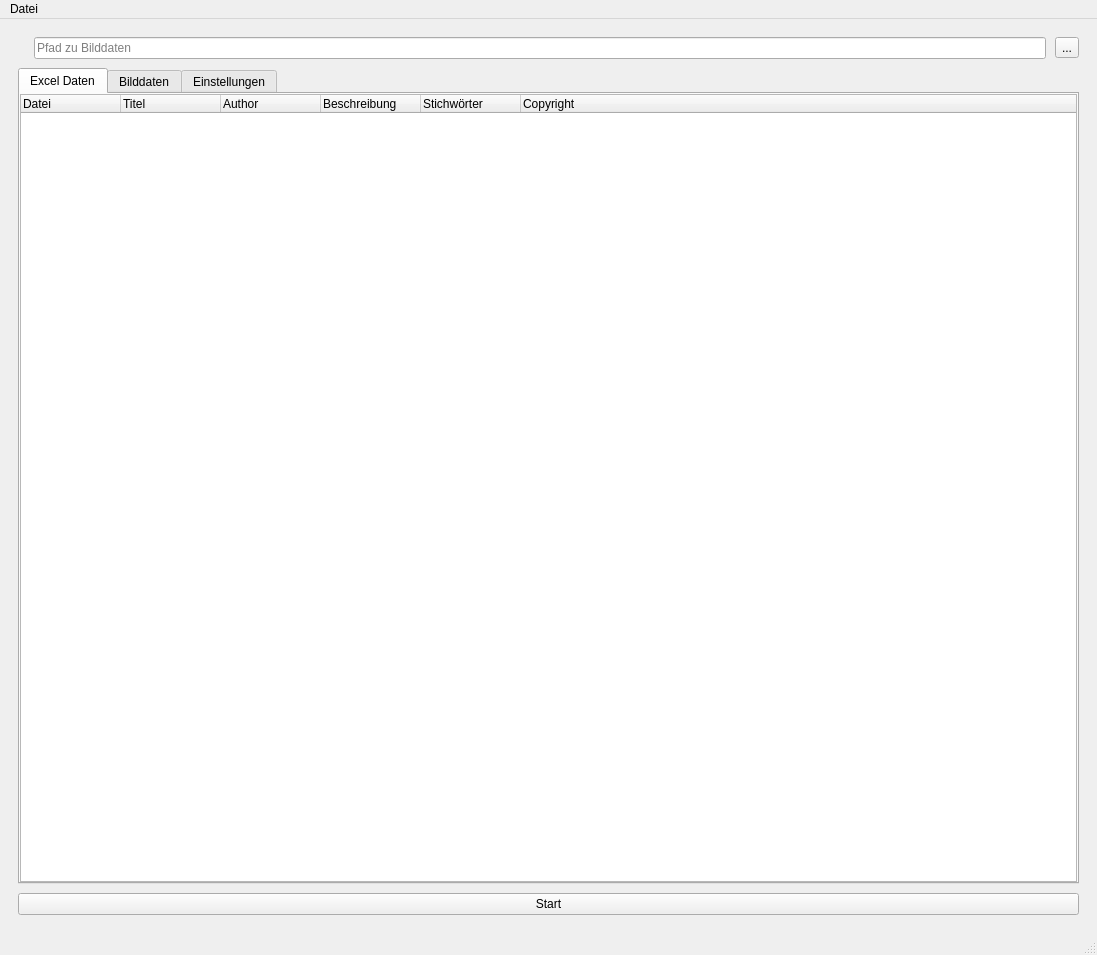
<?xml version="1.0" encoding="UTF-8"?>
<ui version="4.0">
 <class>MainWindow</class>
 <widget class="QMainWindow" name="MainWindow">
  <property name="geometry">
   <rect>
    <x>0</x>
    <y>0</y>
    <width>1097</width>
    <height>955</height>
   </rect>
  </property>
  <property name="windowTitle">
   <string>MainWindow</string>
  </property>
  <widget class="QWidget" name="centralwidget">
   <layout class="QVBoxLayout" name="verticalLayout_2">
    <item>
     <layout class="QVBoxLayout" name="centralLayout">
      <property name="spacing">
       <number>9</number>
      </property>
      <property name="leftMargin">
       <number>9</number>
      </property>
      <property name="topMargin">
       <number>9</number>
      </property>
      <property name="rightMargin">
       <number>9</number>
      </property>
      <property name="bottomMargin">
       <number>9</number>
      </property>
      <item>
       <layout class="QHBoxLayout" name="imgLayout">
        <item>
         <widget class="QLabel" name="imgLabel">
          <property name="maximumSize">
           <size>
            <width>35</width>
            <height>40</height>
           </size>
          </property>
          <property name="text">
           <string/>
          </property>
          <property name="pixmap">
           <pixmap>:/type/img.png</pixmap>
          </property>
          <property name="scaledContents">
           <bool>true</bool>
          </property>
         </widget>
        </item>
        <item>
         <widget class="QLineEdit" name="imgLineEdit">
          <property name="placeholderText">
           <string>Pfad zu Bilddaten</string>
          </property>
         </widget>
        </item>
        <item>
         <widget class="QToolButton" name="imgBtn">
          <property name="text">
           <string>...</string>
          </property>
         </widget>
        </item>
       </layout>
      </item>
      <item>
       <widget class="QTabWidget" name="tabWidget">
        <property name="currentIndex">
         <number>0</number>
        </property>
        <widget class="QWidget" name="excelTab">
         <attribute name="title">
          <string>Excel Daten</string>
         </attribute>
         <layout class="QVBoxLayout" name="verticalLayout">
          <property name="leftMargin">
           <number>0</number>
          </property>
          <property name="topMargin">
           <number>0</number>
          </property>
          <property name="rightMargin">
           <number>0</number>
          </property>
          <property name="bottomMargin">
           <number>0</number>
          </property>
          <item>
           <widget class="QTreeWidget" name="treeWidget">
            <column>
             <property name="text">
              <string>Datei</string>
             </property>
            </column>
            <column>
             <property name="text">
              <string>Titel</string>
             </property>
            </column>
            <column>
             <property name="text">
              <string>Author</string>
             </property>
            </column>
            <column>
             <property name="text">
              <string>Beschreibung</string>
             </property>
            </column>
            <column>
             <property name="text">
              <string>Stichwörter</string>
             </property>
            </column>
            <column>
             <property name="text">
              <string>Copyright</string>
             </property>
            </column>
           </widget>
          </item>
         </layout>
        </widget>
        <widget class="QWidget" name="imgTab">
         <attribute name="title">
          <string>Bilddaten</string>
         </attribute>
         <layout class="QVBoxLayout" name="verticalLayout_3">
          <property name="leftMargin">
           <number>0</number>
          </property>
          <property name="topMargin">
           <number>0</number>
          </property>
          <property name="rightMargin">
           <number>0</number>
          </property>
          <property name="bottomMargin">
           <number>0</number>
          </property>
          <item>
           <widget class="QTreeWidget" name="treeWidgetImg">
            <column>
             <property name="text">
              <string>Datei</string>
             </property>
            </column>
            <column>
             <property name="text">
              <string>Ergebnis</string>
             </property>
            </column>
           </widget>
          </item>
         </layout>
        </widget>
        <widget class="QWidget" name="tab">
         <attribute name="title">
          <string>Einstellungen</string>
         </attribute>
         <layout class="QVBoxLayout" name="verticalLayout_4">
          <item>
           <widget class="QGroupBox" name="groupBox">
            <property name="sizePolicy">
             <sizepolicy hsizetype="Preferred" vsizetype="Preferred">
              <horstretch>0</horstretch>
              <verstretch>10</verstretch>
             </sizepolicy>
            </property>
            <property name="font">
             <font>
              <weight>75</weight>
              <bold>true</bold>
             </font>
            </property>
            <property name="title">
             <string>Excel Tabellenzuordnungen</string>
            </property>
            <property name="alignment">
             <set>Qt::AlignCenter</set>
            </property>
            <layout class="QVBoxLayout" name="verticalLayout_5">
             <property name="spacing">
              <number>4</number>
             </property>
             <property name="leftMargin">
              <number>13</number>
             </property>
             <property name="topMargin">
              <number>4</number>
             </property>
             <property name="rightMargin">
              <number>13</number>
             </property>
             <property name="bottomMargin">
              <number>4</number>
             </property>
             <item>
              <widget class="QLabel" name="excelDesc">
               <property name="sizePolicy">
                <sizepolicy hsizetype="Preferred" vsizetype="Preferred">
                 <horstretch>0</horstretch>
                 <verstretch>1</verstretch>
                </sizepolicy>
               </property>
               <property name="font">
                <font>
                 <weight>50</weight>
                 <bold>false</bold>
                </font>
               </property>
               <property name="text">
                <string>Legt fest welche Spalte der Tabelle für die entsprechenden Metadaten verwendet wird.</string>
               </property>
               <property name="wordWrap">
                <bool>true</bool>
               </property>
              </widget>
             </item>
             <item>
              <widget class="QWidget" name="settings" native="true">
               <property name="sizePolicy">
                <sizepolicy hsizetype="Preferred" vsizetype="Preferred">
                 <horstretch>0</horstretch>
                 <verstretch>10</verstretch>
                </sizepolicy>
               </property>
               <property name="font">
                <font>
                 <weight>50</weight>
                 <bold>false</bold>
                </font>
               </property>
               <layout class="QVBoxLayout" name="verticalLayout_7">
                <property name="spacing">
                 <number>0</number>
                </property>
                <property name="leftMargin">
                 <number>0</number>
                </property>
                <property name="topMargin">
                 <number>0</number>
                </property>
                <property name="rightMargin">
                 <number>0</number>
                </property>
                <property name="bottomMargin">
                 <number>0</number>
                </property>
                <item>
                 <layout class="QGridLayout" name="gridLayout" rowstretch="2,2,2,2,2,2">
                  <property name="leftMargin">
                   <number>0</number>
                  </property>
                  <property name="topMargin">
                   <number>9</number>
                  </property>
                  <property name="bottomMargin">
                   <number>9</number>
                  </property>
                  <property name="horizontalSpacing">
                   <number>9</number>
                  </property>
                  <property name="verticalSpacing">
                   <number>10</number>
                  </property>
                  <item row="5" column="2">
                   <widget class="QSpinBox" name="rightBox">
                    <property name="maximum">
                     <number>999</number>
                    </property>
                   </widget>
                  </item>
                  <item row="4" column="2">
                   <widget class="QSpinBox" name="keyBox">
                    <property name="maximum">
                     <number>999</number>
                    </property>
                   </widget>
                  </item>
                  <item row="3" column="2">
                   <widget class="QSpinBox" name="descBox">
                    <property name="maximum">
                     <number>999</number>
                    </property>
                   </widget>
                  </item>
                  <item row="1" column="3">
                   <widget class="QLabel" name="titleDesc">
                    <property name="sizePolicy">
                     <sizepolicy hsizetype="Preferred" vsizetype="Preferred">
                      <horstretch>10</horstretch>
                      <verstretch>0</verstretch>
                     </sizepolicy>
                    </property>
                    <property name="text">
                     <string>Beschreibung</string>
                    </property>
                    <property name="wordWrap">
                     <bool>true</bool>
                    </property>
                   </widget>
                  </item>
                  <item row="4" column="1">
                   <widget class="QLineEdit" name="keyInput">
                    <property name="maximumSize">
                     <size>
                      <width>50</width>
                      <height>16777215</height>
                     </size>
                    </property>
                   </widget>
                  </item>
                  <item row="2" column="1">
                   <widget class="QLineEdit" name="authorInput">
                    <property name="maximumSize">
                     <size>
                      <width>50</width>
                      <height>16777215</height>
                     </size>
                    </property>
                   </widget>
                  </item>
                  <item row="5" column="0">
                   <widget class="QLabel" name="rightLabel">
                    <property name="font">
                     <font>
                      <weight>75</weight>
                      <bold>true</bold>
                     </font>
                    </property>
                    <property name="text">
                     <string>Copyright</string>
                    </property>
                   </widget>
                  </item>
                  <item row="1" column="0">
                   <widget class="QLabel" name="titleLabel">
                    <property name="font">
                     <font>
                      <weight>75</weight>
                      <bold>true</bold>
                     </font>
                    </property>
                    <property name="text">
                     <string>Titel</string>
                    </property>
                   </widget>
                  </item>
                  <item row="2" column="0">
                   <widget class="QLabel" name="authorLabel">
                    <property name="font">
                     <font>
                      <weight>75</weight>
                      <bold>true</bold>
                     </font>
                    </property>
                    <property name="text">
                     <string>Author</string>
                    </property>
                   </widget>
                  </item>
                  <item row="0" column="3">
                   <widget class="QLabel" name="fileDesc">
                    <property name="sizePolicy">
                     <sizepolicy hsizetype="Preferred" vsizetype="Preferred">
                      <horstretch>10</horstretch>
                      <verstretch>0</verstretch>
                     </sizepolicy>
                    </property>
                    <property name="text">
                     <string>Beschreibung</string>
                    </property>
                    <property name="wordWrap">
                     <bool>true</bool>
                    </property>
                   </widget>
                  </item>
                  <item row="4" column="3">
                   <widget class="QLabel" name="keyDesc">
                    <property name="sizePolicy">
                     <sizepolicy hsizetype="Preferred" vsizetype="Preferred">
                      <horstretch>10</horstretch>
                      <verstretch>0</verstretch>
                     </sizepolicy>
                    </property>
                    <property name="text">
                     <string>Beschreibung</string>
                    </property>
                    <property name="wordWrap">
                     <bool>true</bool>
                    </property>
                   </widget>
                  </item>
                  <item row="3" column="0">
                   <widget class="QLabel" name="descLabel">
                    <property name="font">
                     <font>
                      <weight>75</weight>
                      <bold>true</bold>
                     </font>
                    </property>
                    <property name="text">
                     <string>Beschreibung</string>
                    </property>
                   </widget>
                  </item>
                  <item row="0" column="0">
                   <widget class="QLabel" name="fileLabel">
                    <property name="font">
                     <font>
                      <weight>75</weight>
                      <bold>true</bold>
                     </font>
                    </property>
                    <property name="text">
                     <string>Datei</string>
                    </property>
                   </widget>
                  </item>
                  <item row="3" column="1">
                   <widget class="QLineEdit" name="descInput">
                    <property name="maximumSize">
                     <size>
                      <width>50</width>
                      <height>16777215</height>
                     </size>
                    </property>
                   </widget>
                  </item>
                  <item row="4" column="0">
                   <widget class="QLabel" name="keyLabel">
                    <property name="font">
                     <font>
                      <weight>75</weight>
                      <bold>true</bold>
                     </font>
                    </property>
                    <property name="text">
                     <string>Stichwörter</string>
                    </property>
                   </widget>
                  </item>
                  <item row="5" column="1">
                   <widget class="QLineEdit" name="rightInput">
                    <property name="maximumSize">
                     <size>
                      <width>50</width>
                      <height>16777215</height>
                     </size>
                    </property>
                   </widget>
                  </item>
                  <item row="2" column="2">
                   <widget class="QSpinBox" name="authorBox">
                    <property name="maximum">
                     <number>999</number>
                    </property>
                   </widget>
                  </item>
                  <item row="3" column="3">
                   <widget class="QLabel" name="descDesc">
                    <property name="sizePolicy">
                     <sizepolicy hsizetype="Preferred" vsizetype="Preferred">
                      <horstretch>10</horstretch>
                      <verstretch>0</verstretch>
                     </sizepolicy>
                    </property>
                    <property name="text">
                     <string>Beschreibung</string>
                    </property>
                    <property name="wordWrap">
                     <bool>true</bool>
                    </property>
                   </widget>
                  </item>
                  <item row="2" column="3">
                   <widget class="QLabel" name="authorDesc">
                    <property name="sizePolicy">
                     <sizepolicy hsizetype="Preferred" vsizetype="Preferred">
                      <horstretch>10</horstretch>
                      <verstretch>0</verstretch>
                     </sizepolicy>
                    </property>
                    <property name="text">
                     <string>Beschreibung</string>
                    </property>
                    <property name="wordWrap">
                     <bool>true</bool>
                    </property>
                   </widget>
                  </item>
                  <item row="0" column="1">
                   <widget class="QLineEdit" name="fileInput">
                    <property name="maximumSize">
                     <size>
                      <width>50</width>
                      <height>16777215</height>
                     </size>
                    </property>
                   </widget>
                  </item>
                  <item row="1" column="1">
                   <widget class="QLineEdit" name="titleInput">
                    <property name="maximumSize">
                     <size>
                      <width>50</width>
                      <height>16777215</height>
                     </size>
                    </property>
                   </widget>
                  </item>
                  <item row="5" column="3">
                   <widget class="QLabel" name="rightDesc">
                    <property name="sizePolicy">
                     <sizepolicy hsizetype="Preferred" vsizetype="Preferred">
                      <horstretch>10</horstretch>
                      <verstretch>0</verstretch>
                     </sizepolicy>
                    </property>
                    <property name="text">
                     <string>Beschreibung</string>
                    </property>
                    <property name="wordWrap">
                     <bool>true</bool>
                    </property>
                   </widget>
                  </item>
                  <item row="1" column="2">
                   <widget class="QSpinBox" name="titleBox">
                    <property name="maximum">
                     <number>999</number>
                    </property>
                   </widget>
                  </item>
                  <item row="0" column="2">
                   <widget class="QSpinBox" name="fileBox">
                    <property name="maximum">
                     <number>999</number>
                    </property>
                   </widget>
                  </item>
                 </layout>
                </item>
               </layout>
              </widget>
             </item>
             <item>
              <layout class="QHBoxLayout" name="btnLayout">
               <property name="spacing">
                <number>9</number>
               </property>
               <property name="leftMargin">
                <number>0</number>
               </property>
               <property name="topMargin">
                <number>9</number>
               </property>
               <property name="rightMargin">
                <number>0</number>
               </property>
               <property name="bottomMargin">
                <number>9</number>
               </property>
               <item>
                <spacer name="horizontalSpacer_2">
                 <property name="orientation">
                  <enum>Qt::Horizontal</enum>
                 </property>
                 <property name="sizeHint" stdset="0">
                  <size>
                   <width>40</width>
                   <height>20</height>
                  </size>
                 </property>
                </spacer>
               </item>
               <item>
                <widget class="QPushButton" name="restoreBtn">
                 <property name="font">
                  <font>
                   <weight>50</weight>
                   <bold>false</bold>
                  </font>
                 </property>
                 <property name="text">
                  <string>PushButton</string>
                 </property>
                </widget>
               </item>
               <item>
                <spacer name="horizontalSpacer">
                 <property name="orientation">
                  <enum>Qt::Horizontal</enum>
                 </property>
                 <property name="sizeHint" stdset="0">
                  <size>
                   <width>40</width>
                   <height>20</height>
                  </size>
                 </property>
                </spacer>
               </item>
              </layout>
             </item>
            </layout>
           </widget>
          </item>
          <item>
           <widget class="QGroupBox" name="nameBox">
            <property name="font">
             <font>
              <weight>75</weight>
              <bold>true</bold>
             </font>
            </property>
            <property name="title">
             <string>Datei-Tabellen Zordnung</string>
            </property>
            <property name="alignment">
             <set>Qt::AlignCenter</set>
            </property>
            <property name="checkable">
             <bool>false</bool>
            </property>
            <property name="checked">
             <bool>false</bool>
            </property>
            <layout class="QVBoxLayout" name="verticalLayout_9">
             <property name="spacing">
              <number>4</number>
             </property>
             <property name="leftMargin">
              <number>13</number>
             </property>
             <property name="topMargin">
              <number>4</number>
             </property>
             <property name="rightMargin">
              <number>13</number>
             </property>
             <property name="bottomMargin">
              <number>4</number>
             </property>
             <item>
              <widget class="QWidget" name="nameSettings" native="true">
               <property name="font">
                <font>
                 <weight>50</weight>
                 <bold>false</bold>
                </font>
               </property>
               <layout class="QGridLayout" name="gridLayout_3">
                <item row="0" column="1">
                 <widget class="QLineEdit" name="ignoreInput">
                  <property name="text">
                   <string>_VERSO?$;_RECTO?$</string>
                  </property>
                 </widget>
                </item>
                <item row="0" column="3">
                 <widget class="QLabel" name="ignoreDesc">
                  <property name="sizePolicy">
                   <sizepolicy hsizetype="Preferred" vsizetype="Preferred">
                    <horstretch>10</horstretch>
                    <verstretch>0</verstretch>
                   </sizepolicy>
                  </property>
                  <property name="text">
                   <string>RegEx für zu ignorienrende Teile des Dateinamens mit Semikolon ; getrennt. zB. &lt;i&gt;Name01_VERSO&lt;/i&gt; entspricht Zeile &lt;i&gt;Name01&lt;/i&gt;</string>
                  </property>
                  <property name="wordWrap">
                   <bool>true</bool>
                  </property>
                 </widget>
                </item>
                <item row="0" column="0">
                 <widget class="QLabel" name="ignoreLabel">
                  <property name="font">
                   <font>
                    <weight>75</weight>
                    <bold>true</bold>
                   </font>
                  </property>
                  <property name="text">
                   <string>Ignoriert:</string>
                  </property>
                 </widget>
                </item>
                <item row="1" column="1">
                 <widget class="QCheckBox" name="ignoreNum">
                  <property name="text">
                   <string>Letzte 2 Stellen ignorieren</string>
                  </property>
                  <property name="checked">
                   <bool>true</bool>
                  </property>
                 </widget>
                </item>
                <item row="1" column="3">
                 <widget class="QLabel" name="ignoreNumDesc">
                  <property name="sizePolicy">
                   <sizepolicy hsizetype="Preferred" vsizetype="Preferred">
                    <horstretch>10</horstretch>
                    <verstretch>0</verstretch>
                   </sizepolicy>
                  </property>
                  <property name="text">
                   <string>Ignoriert Zahlen am Namensende. zB. &lt;i&gt;Name08&lt;/i&gt; entspricht Zeile &lt;i&gt;Name01&lt;/i&gt;</string>
                  </property>
                  <property name="wordWrap">
                   <bool>true</bool>
                  </property>
                 </widget>
                </item>
               </layout>
              </widget>
             </item>
            </layout>
           </widget>
          </item>
          <item>
           <widget class="QGroupBox" name="dpiBox">
            <property name="font">
             <font>
              <weight>75</weight>
              <bold>true</bold>
             </font>
            </property>
            <property name="title">
             <string>Auflösungseinstellungen</string>
            </property>
            <property name="alignment">
             <set>Qt::AlignCenter</set>
            </property>
            <property name="checkable">
             <bool>true</bool>
            </property>
            <property name="checked">
             <bool>false</bool>
            </property>
            <layout class="QVBoxLayout" name="verticalLayout_8">
             <property name="spacing">
              <number>4</number>
             </property>
             <property name="leftMargin">
              <number>13</number>
             </property>
             <property name="topMargin">
              <number>4</number>
             </property>
             <property name="rightMargin">
              <number>13</number>
             </property>
             <property name="bottomMargin">
              <number>4</number>
             </property>
             <item>
              <widget class="QWidget" name="dpiSettings" native="true">
               <property name="font">
                <font>
                 <weight>50</weight>
                 <bold>false</bold>
                </font>
               </property>
               <layout class="QGridLayout" name="gridLayout_2">
                <item row="0" column="2">
                 <widget class="QComboBox" name="dpiComboBox">
                  <property name="sizePolicy">
                   <sizepolicy hsizetype="Preferred" vsizetype="Fixed">
                    <horstretch>2</horstretch>
                    <verstretch>0</verstretch>
                   </sizepolicy>
                  </property>
                  <item>
                   <property name="text">
                    <string>DPI - Pixel pro Zoll</string>
                   </property>
                  </item>
                  <item>
                   <property name="text">
                    <string>PPCM - Pixel pro Centimeter</string>
                   </property>
                  </item>
                 </widget>
                </item>
                <item row="0" column="1">
                 <widget class="QDoubleSpinBox" name="dpiSpinBox">
                  <property name="minimum">
                   <double>1.000000000000000</double>
                  </property>
                  <property name="maximum">
                   <double>9999.000000000000000</double>
                  </property>
                  <property name="value">
                   <double>300.000000000000000</double>
                  </property>
                 </widget>
                </item>
                <item row="0" column="0">
                 <widget class="QLabel" name="dpiLabel">
                  <property name="font">
                   <font>
                    <weight>75</weight>
                    <bold>true</bold>
                   </font>
                  </property>
                  <property name="text">
                   <string>Auflösung pro Einheit</string>
                  </property>
                 </widget>
                </item>
                <item row="0" column="3">
                 <widget class="QLabel" name="dpiDesc">
                  <property name="sizePolicy">
                   <sizepolicy hsizetype="Preferred" vsizetype="Preferred">
                    <horstretch>10</horstretch>
                    <verstretch>0</verstretch>
                   </sizepolicy>
                  </property>
                  <property name="text">
                   <string>Beschreibt die physikalische Bildgröße in angegebener Anzahl Pixel pro Einheit</string>
                  </property>
                  <property name="wordWrap">
                   <bool>true</bool>
                  </property>
                 </widget>
                </item>
               </layout>
              </widget>
             </item>
            </layout>
           </widget>
          </item>
          <item>
           <widget class="QGroupBox" name="appSettings">
            <property name="sizePolicy">
             <sizepolicy hsizetype="Preferred" vsizetype="Preferred">
              <horstretch>0</horstretch>
              <verstretch>1</verstretch>
             </sizepolicy>
            </property>
            <property name="title">
             <string>Anwendung</string>
            </property>
            <property name="alignment">
             <set>Qt::AlignCenter</set>
            </property>
            <layout class="QVBoxLayout" name="verticalLayout_6">
             <property name="spacing">
              <number>13</number>
             </property>
             <item>
              <widget class="QLabel" name="appSettingDesc">
               <property name="text">
                <string>Erweiterte Anwendungseinstellungen. Unerfahrenen Benutzern wird empfohlen diese Einstellungen nicht zu ändern.</string>
               </property>
               <property name="wordWrap">
                <bool>true</bool>
               </property>
              </widget>
             </item>
             <item>
              <widget class="QGroupBox" name="threadCountBox">
               <property name="title">
                <string>Thread Count</string>
               </property>
               <property name="checkable">
                <bool>true</bool>
               </property>
               <property name="checked">
                <bool>false</bool>
               </property>
               <layout class="QHBoxLayout" name="horizontalLayout">
                <item>
                 <widget class="QSlider" name="threadCountSlider">
                  <property name="minimum">
                   <number>1</number>
                  </property>
                  <property name="maximum">
                   <number>12</number>
                  </property>
                  <property name="pageStep">
                   <number>4</number>
                  </property>
                  <property name="value">
                   <number>4</number>
                  </property>
                  <property name="orientation">
                   <enum>Qt::Horizontal</enum>
                  </property>
                  <property name="tickPosition">
                   <enum>QSlider::TicksBothSides</enum>
                  </property>
                  <property name="tickInterval">
                   <number>1</number>
                  </property>
                 </widget>
                </item>
               </layout>
              </widget>
             </item>
            </layout>
           </widget>
          </item>
         </layout>
        </widget>
       </widget>
      </item>
      <item>
       <widget class="QPushButton" name="startBtn">
        <property name="text">
         <string>Start</string>
        </property>
       </widget>
      </item>
     </layout>
    </item>
   </layout>
  </widget>
  <widget class="QMenuBar" name="menubar">
   <property name="geometry">
    <rect>
     <x>0</x>
     <y>0</y>
     <width>1097</width>
     <height>31</height>
    </rect>
   </property>
   <widget class="QMenu" name="menuDatei">
    <property name="title">
     <string>Datei</string>
    </property>
   </widget>
   <addaction name="menuDatei"/>
  </widget>
  <widget class="QStatusBar" name="statusbar"/>
 </widget>
 <tabstops>
  <tabstop>imgLineEdit</tabstop>
  <tabstop>imgBtn</tabstop>
  <tabstop>tabWidget</tabstop>
  <tabstop>fileInput</tabstop>
  <tabstop>titleInput</tabstop>
  <tabstop>authorInput</tabstop>
  <tabstop>descInput</tabstop>
  <tabstop>keyInput</tabstop>
  <tabstop>rightInput</tabstop>
  <tabstop>startBtn</tabstop>
  <tabstop>treeWidgetImg</tabstop>
  <tabstop>treeWidget</tabstop>
 </tabstops>
 <resources>
  <include location="res/gui_resource.qrc"/>
 </resources>
 <connections>
  <connection>
   <sender>threadCountBox</sender>
   <signal>toggled(bool)</signal>
   <receiver>threadCountSlider</receiver>
   <slot>setEnabled(bool)</slot>
   <hints>
    <hint type="sourcelabel">
     <x>123</x>
     <y>455</y>
    </hint>
    <hint type="destinationlabel">
     <x>300</x>
     <y>520</y>
    </hint>
   </hints>
  </connection>
 </connections>
</ui>
